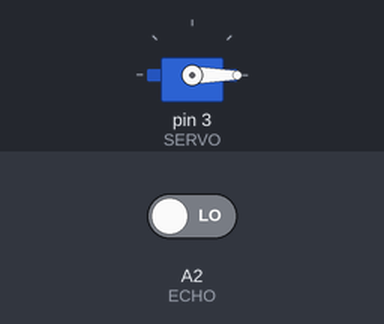
A sketch run on a simulated Arduino Uno, built with avr-gcc and run on an emulated ATmega328P. Parts: servo. The test bench sets the inputs (shaded band); at power-on: A2 (ECHO) LOW. What the sketch prints to the serial monitor is not drawn.

Above: at 0.1 s.
At 4.6 s:
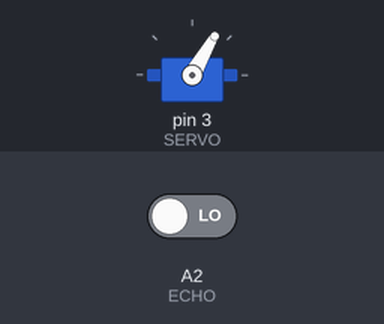
At 9.1 s:
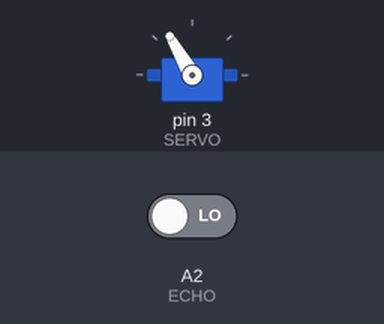
At 13.6 s:
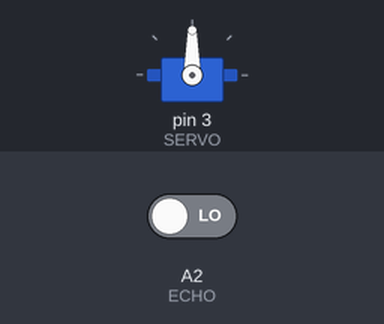
Timing chart, 0 to 15.1 s (numbered marks = the images above):
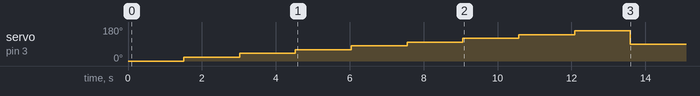

The sketch:

lab4_sonar.ino
```cpp
#include <Servo.h>

// piny dla sonaru (HC-SR04)
#define TRIG A3
#define ECHO A2

// pin kontroli serwo (musi być PWM)
#define SERVO 3

Servo serwo;

void setup() {
  pinMode(TRIG, OUTPUT);    // TRIG startuje sonar
  pinMode(ECHO, INPUT);     // ECHO odbiera powracający impuls

  Serial.begin(9600);

  serwo.attach(SERVO);

/* rozejrzyj się w zakresie od 0 stopni (patrz na jedną burtę)
 *  do 180 stopni (patrz na prawą burtę). Wydrukuj na konsoli
 *  kierunek patrzenia i najbliżej widziany obiekt (pojedynczy pomiar)
 */
  for(byte angle = 0; angle < 180; angle+= 20) {
    lookAndTellDistance(angle);
    delay(500);
  }

/* patrz przed siebie */
  serwo.write(90);

}

void loop() { /* nic nie rób */ }

void lookAndTellDistance(byte angle) {

  unsigned long tot;      // czas powrotu (time-of-travel)
  unsigned int distance;

  Serial.print("Patrzę w kącie ");
  Serial.print(angle);
  serwo.write(angle);

/* uruchamia sonar (puls 10 ms na `TRIGGER')
 * oczekuje na powrotny sygnał i aktualizuje
 */
  digitalWrite(TRIG, HIGH);
  delay(10);
  digitalWrite(TRIG, LOW);
  tot = pulseIn(ECHO, HIGH);

/* prędkość dźwięku = 340m/s => 1 cm w 29 mikrosekund
 * droga tam i z powrotem, zatem:
 */
  distance = tot/58;

  Serial.print(": widzę coś w odległości ");
  Serial.println(distance);
}
```

Measured:
- by itself, servo on pin 3 (SERVO): rises from 0° to 160° in 10.6 s, then falls to 90° in 1.5 s
